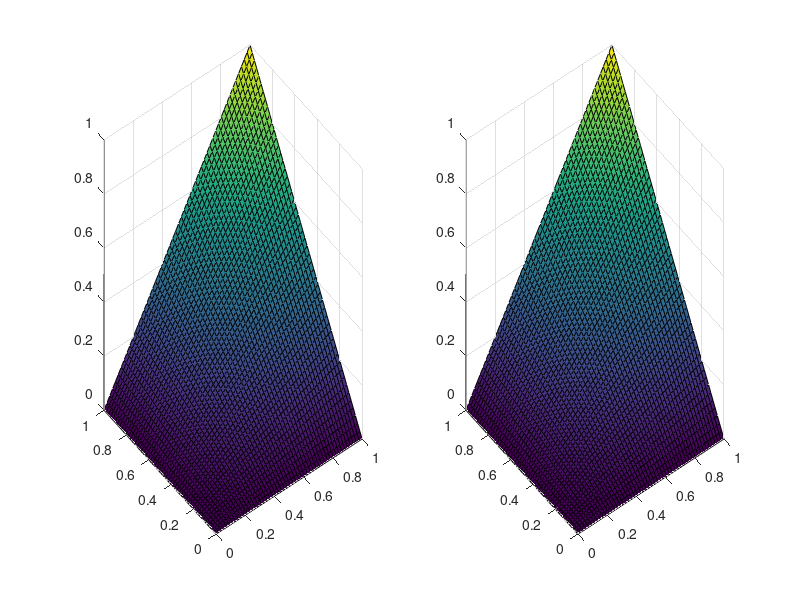

The MATLAB script that drew this image:
clear, clc;
% zad 1
% Przykładowe dane
nx = 50; ny = 50; xa = 0; xb = 1; ya = 0; yb = 1;
f = @(x, y) 0;
g = @(x, y) x.*y;
uxa = @(x) 0; %u1
uxb = @(x) x; %u3
uya = @(y) 0; %u4
uyb = @(y) y; %u2

% Obliczenia
h = (xb-xa)/(nx+1);
k = (yb-ya)/(ny+1);
xM = linspace(xa + h, xb - h, nx);
yM  = linspace(ya+k, yb-k, ny);
T = -2*(h^2 + k^2) * eye(nx) + k^2 * diag(diag(eye(nx-1)),-1) + k^2 * diag(diag(eye(nx-1)),1);
I = eye(nx);
B = kron(eye(ny), T);
C = kron(diag(diag(eye(ny-1)),-1), h^2 * I);
D = kron(diag(diag(eye(ny-1)),1), h^2 * I);
A = B + C + D;

[X1 Y1] = meshgrid(xM,yM);
F = f(X1, Y1)' .* ones(nx, ny);
F = h^2 * k^2 .* F;
F(:, 1) = F(:, 1) - h^2 * uxa(xM)';
F(:, ny) = F(:, ny) - h^2 * uxb(xM)';
F(1, :) = F(1, :) - k^2 * uya(yM);
F(nx, :) = F(nx, :) - k^2 * uyb(yM);
F = reshape(F,  nx*ny, 1);
% Rozwiązanie
U = linsolve(A,F);
U = reshape(U,  nx, ny)';
[X,Y] = meshgrid(xa:h:xb, ya:k:yb);
U = [uya(yM)' .* diag(eye(ny)), U, uyb(yM)' .* diag(eye(ny))];
XM = [xa xM xb];
G = g(X,Y);
U = [uxa(XM)' .* diag(eye(nx+2)), U', uxb(XM)' .* diag(eye(nx+2))]';
% Błąd
Error = max(max(abs(G-U)));
% Wykres
subplot(1,2,1)
surf(X,Y,U)
subplot(1,2,2)
surf(X,Y,G)
